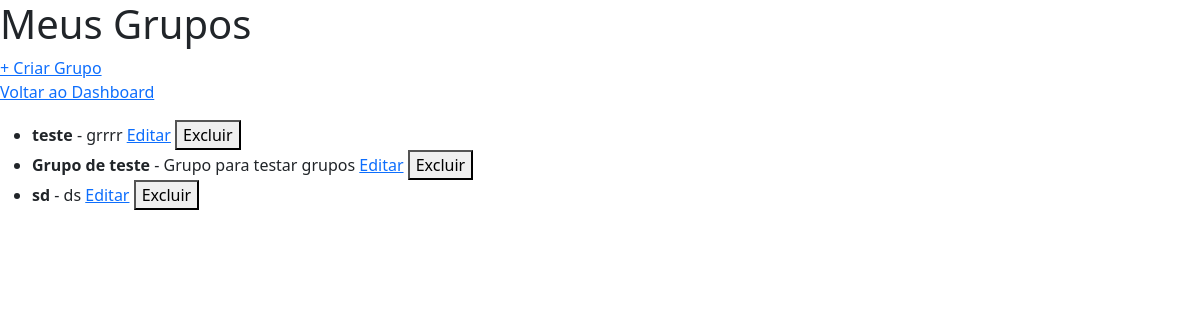
The page /grupos (signed in) on the database its author committed.
### app.py (models this page shows)
class BaseModel(Model):
    class Meta:
        database = db

class Grupo(BaseModel):
    nome = CharField(max_length=100)
    descricao = TextField(null=True)
    criador = ForeignKeyField(Usuario, backref='grupos', on_delete='CASCADE')

### app.py (the view)
@app.route('/grupos')
def ver_grupos():
    if 'usuario_id' not in session:
        return redirect(url_for('login'))
    usuario_id = session['usuario_id']
    grupos = Grupo.select().where(Grupo.criador == usuario_id)
    return render_template('ver_grupos.html', grupos=grupos)

### templates/ver_grupos.html (shortened to what this page needs)
{% extends 'base.html' %}
{% block content %}
<h1>Meus Grupos</h1>
<a href="{{ url_for('criar_grupo') }}">+ Criar Grupo</a>
<p><a href="{{ url_for('dashboard') }}">Voltar ao Dashboard</a></p>
<ul>
    {% for grupo in grupos %}
    <li>
        <strong>{{ grupo.nome }}</strong> - {{ grupo.descricao }}
        <a href="{{ url_for('editar_grupo', grupo_id=grupo.id) }}">Editar</a>
        <form method="POST" action="{{ url_for('excluir_grupo', grupo_id=grupo.id) }}" style="display:inline;">
            <button type="submit">Excluir</button>
        </form>
    </li>
    {% endfor %}
</ul>
{% endblock %}

### rows shown on the page
Grupo: nome "teste", descricao "grrrr"
Grupo: nome "Grupo de teste", descricao "Grupo para testar grupos"
Grupo: nome "sd", descricao "ds"
